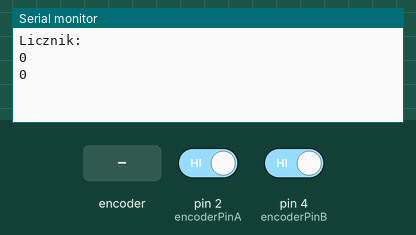
This sketch was run on a simulated Arduino Uno, built with avr-gcc and run on an emulated ATmega328P. Shown: the last lines printed to the serial monitor. Inputs (shaded band) come from the test bench; at power-on: pin 2 (encoderPinA) HIGH, pin 4 (encoderPinB) HIGH.

Above: at 1.2 s.
1.3 s: rotary encoder on pin 2 (encoderPinA) / pin 4 (encoderPinB) turned 1 step (first pin leading)
At 2.7 s:
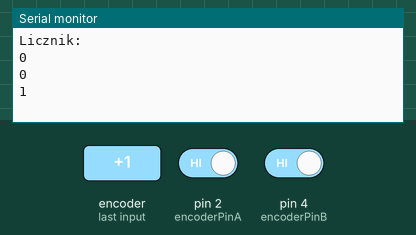
3.0 s: rotary encoder on pin 2 (encoderPinA) / pin 4 (encoderPinB) turned 1 step (first pin leading)
At 4.8 s:
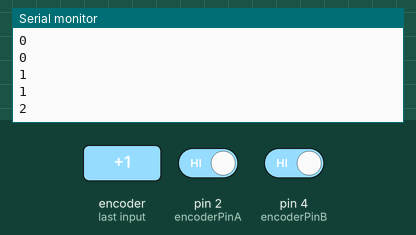
Timing chart, 0 to 6.3 s (numbered marks = the images above; inputs shaded):
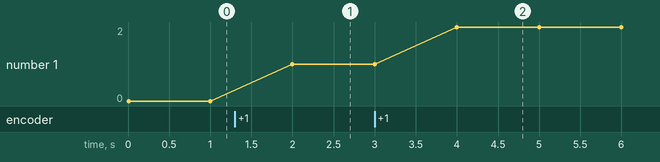

The sketch:

encoder.ino
```cpp
#define encoderPinA 2
#define encoderPinB 4
int encoder_count = 0;

void doEncoderL() {
  if(digitalRead(encoderPinB)==LOW)
  {
    //Serial.println("prawo");
    encoder_count++;
  }
  else if (digitalRead(encoderPinB)==HIGH)
  {
    //Serial.println("lewo");
    encoder_count--;
  }
}

void setup()
{
  Serial.begin(9600);   //or 115200

  pinMode(encoderPinA, INPUT_PULLUP);
  pinMode(encoderPinB, INPUT_PULLUP);

  // - interrupt 0 is connected to pin 2
  // - interrupt 1 is connected to pin 3
  attachInterrupt(digitalPinToInterrupt(2), doEncoderL, RISING);

  Serial.println("Licznik: ");
}


void loop()
{
  Serial.println(encoder_count);
  delay(1000);
}
```

Measured:
- after the input at 1.3 s, the serial monitor: prints a new line after 0.70 s (image 1)
- after the input at 3.0 s, the serial monitor: prints a new line after 1.0 s (image 2)
- plotted number 1: 0 → 1 after the input at 1.3 s, 1 → 2 after the input at 3.0 s
